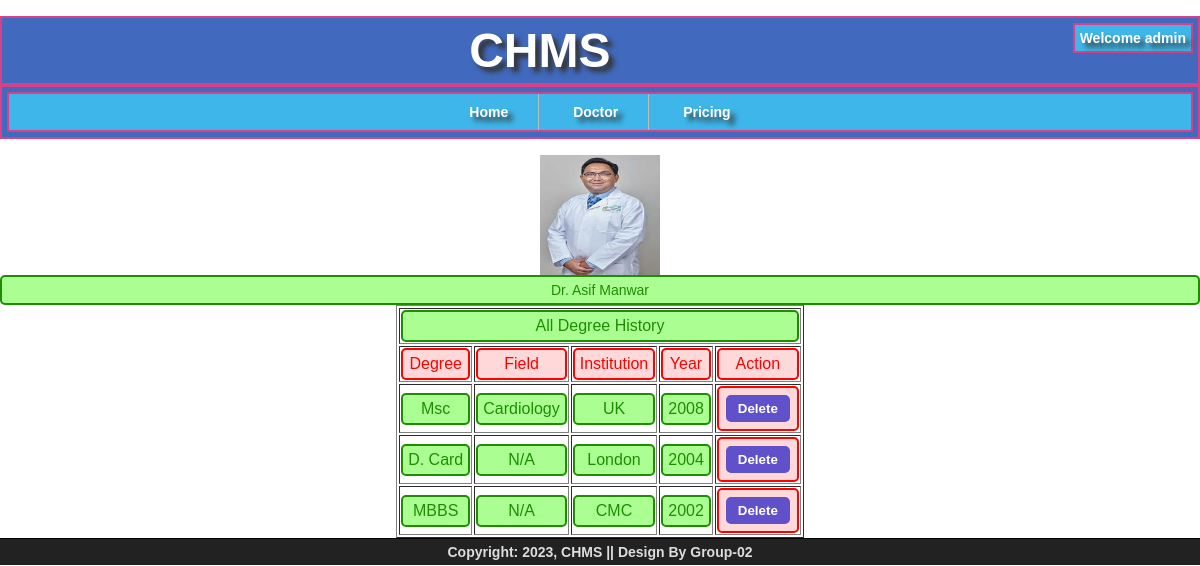
/CHMS/admin/doctor/degree.php?D_ID=1003 (signed in), run on the app's committed database.
### tables this page shows
CREATE TABLE `doctor` (
  `ID` int(11) NOT NULL,
  `License_Number` int(11) NOT NULL,
  `Fname` varchar(30) NOT NULL,
  `Lname` varchar(30) DEFAULT NULL,
  `Title` varchar(30) DEFAULT NULL,
  `DOB` date NOT NULL,
  `Gender` char(10) NOT NULL,
  `Experience_From` date NOT NULL,
  `Language` varchar(100) NOT NULL,
  `Current_Position` varchar(150) NOT NULL,
  `P_Location` varchar(150) NOT NULL
);

CREATE TABLE `user_details` (
  `ID` int(11) NOT NULL,
  `User_Name` varchar(255) NOT NULL,
  `Password` char(255) NOT NULL,
  `Role` char(20) NOT NULL,
  `Phone_Number` char(15) NOT NULL,
  `Email` char(150) DEFAULT NULL,
  `Address` varchar(200) DEFAULT NULL,
  `Photo` char(50) DEFAULT NULL,
  `Status` tinyint(1) NOT NULL
);

CREATE TABLE `degrees` (
  `D_ID` int(11) NOT NULL,
  `Degree` varchar(50) NOT NULL,
  `Field` varchar(100) DEFAULT NULL,
  `Institution` varchar(150) NOT NULL,
  `Year` year(4) NOT NULL
);

### CHMS/admin/doctor/degree.php (the view, shortened to what this page needs)
<?php
include("../../common/header-content.php");
if(isset($_GET['D_ID'])){
	$D_ID = $_GET['D_ID'];
	$sql_info = "SELECT d.Title, d.Fname, d.Lname, u.Photo
		FROM doctor d, user_details u
		WHERE d.ID = u.ID AND d.ID = $D_ID";
		$result_info = mysqli_query($conn, $sql_info);
		$found_user = mysqli_fetch_array($result_info);
		$Title = $found_user['Title'];
		$Fname = $found_user['Fname'];
        $Lname = $found_user['Lname'];
        $Photo = $found_user['Photo'];
        if($Photo == ""){
			echo '<div align="center"><img src="/chms/doctor/img/null.jpg" alt="'.$Fname.' '.$Lname.'" width="200px" height="200px"></div>';
		}
		else{
			echo '<div align="center"><img src="/chms/doctor/'.$Photo.'" alt="'.$Fname.' '.$Lname.'" width="120px" height="120px"></div>';
		}
		echo '<div id="joy_congratulation" align="center">'.
			$Title .' Dr. '. $Fname . ' '. $Lname .'</div>';
echo '
		<table align="center" border="1">
		<tr>
			<td colspan="5">
				<div id="joy_congratulation" align="center">
					All Degree History
				</div>
			</td>
		</tr>';
$sql_degree_logs = "SELECT Degree, Field, Institution, Year
                    FROM degrees
                    WHERE D_ID = $D_ID
                    ORDER BY Year DESC";
        $result_degree_logs = mysqli_query($conn, $sql_degree_logs);
        if (mysqli_num_rows($result_degree_logs) > 0){
        	echo '
        	<tr>
				<td>
					<div id="joy_warning" align="center">
						Degree
					</div>
				</td>
				<td>
					<div id="joy_warning" align="center">
						Field
					</div>
				</td>
				<td>
					<div id="joy_warning" align="center">
						Institution
					</div>
				</td>
				<td>
					<div id="joy_warning" align="center">
						Year
					</div>
				</td>
				<td>
					<div id="joy_warning" align="center">
						Action
					</div>
				</td>
			</tr>';
            while ($row = mysqli_fetch_assoc($result_degree_logs)){
                echo '<tr>
						<td>
							<div id="joy_congratulation" align="center">
								'.$row['Degree'].'
							</div>
						</td>
						<td>
							<div id="joy_congratulation" align="center">
								'.$row['Field'].'
							</div>
						</td>
						<td>
							<div id="joy_congratulation" align="center">
								'.$row['Institution'].'
							</div>
						</td>
						<td>
							<div id="joy_congratulation" align="center">
								'.$row['Year'].'
							</div>
						</td>
						<td>
							<div id="joy_warning">
								<form action="/chms/admin/doctor/degree.php" method="POST" onsubmit="return showConfirmation()" style="margin: 0px; padding: 0px;">
									<input type="hidden" id="Degree" name="Degree" value="'.$row['Degree'].'">
									<input type="hidden" id="D_ID" name="D_ID" value="'.$D_ID.'">
									<input type="submit" name="delete" value="Delete">
								</form>
							</div>
						</td>
					</tr>';
            }
        }
}
?>
<!DOCTYPE html>
<html>
<head>
</head>
<body>
</body>
</html>

### data on the page
doctor: ID.Photo (picture), Fname "Asif", Lname "Manwar"
degrees: Degree "Msc", Field "Cardiology", Institution "UK", Year "2008"
degrees: Degree "D. Card", Field "N/A", Institution "London", Year "2004"
degrees: Degree "MBBS", Field "N/A", Institution "CMC", Year "2002"

### other printed values
$User_Name "admin"
